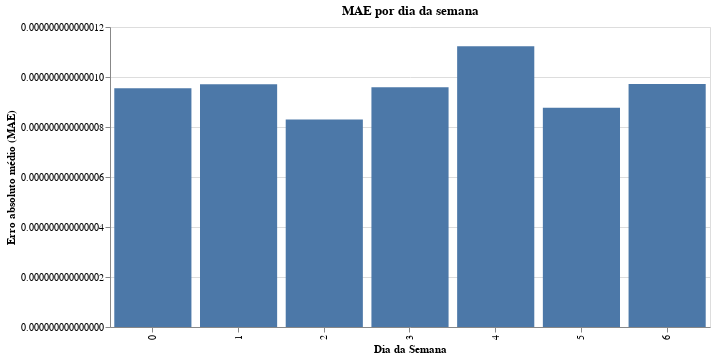

The notebook cell saved with this chart:
### Code cell
chart = (
    alt.Chart(dow_mae)
    .mark_bar()
    .encode(
        x=alt.X("dayofweek:O", title="Dia da Semana"),
        y=alt.Y("residual:Q", title="Erro absoluto médio (MAE)"),
    )
    .properties(
        width=600,
        height=300,
        title="MAE por dia da semana"
    )
)

chart

### Figure 1 — Vega-Lite specification as saved in the notebook (floating-point values rounded to 4 significant figures)
{"config": {"view": {"continuousWidth": 300, "continuousHeight": 300}}, "data": {"name": "data-96ceb39d27aabc0de63694c78b52ead5"}, "mark": {"type": "bar"}, "encoding": {"x": {"field": "dayofweek", "title": "Dia da Semana", "type": "ordinal"}, "y": {"field": "residual", "title": "Erro absoluto médio (MAE)", "type": "quantitative"}}, "height": 300, "title": "MAE por dia da semana", "width": 600, "$schema": "https://vega.github.io/schema/vega-lite/v6.1.0.json", "datasets": {"data-96ceb39d27aabc0de63694c78b52ead5": [{"dayofweek": 0, "residual": 9.551e-15}, {"dayofweek": 1, "residual": 9.711e-15}, {"dayofweek": 2, "residual": 8.299e-15}, {"dayofweek": 3, "residual": 9.587e-15}, {"dayofweek": 4, "residual": 1.123e-14}, {"dayofweek": 5, "residual": 8.773e-15}, {"dayofweek": 6, "residual": 9.724e-15}]}}
